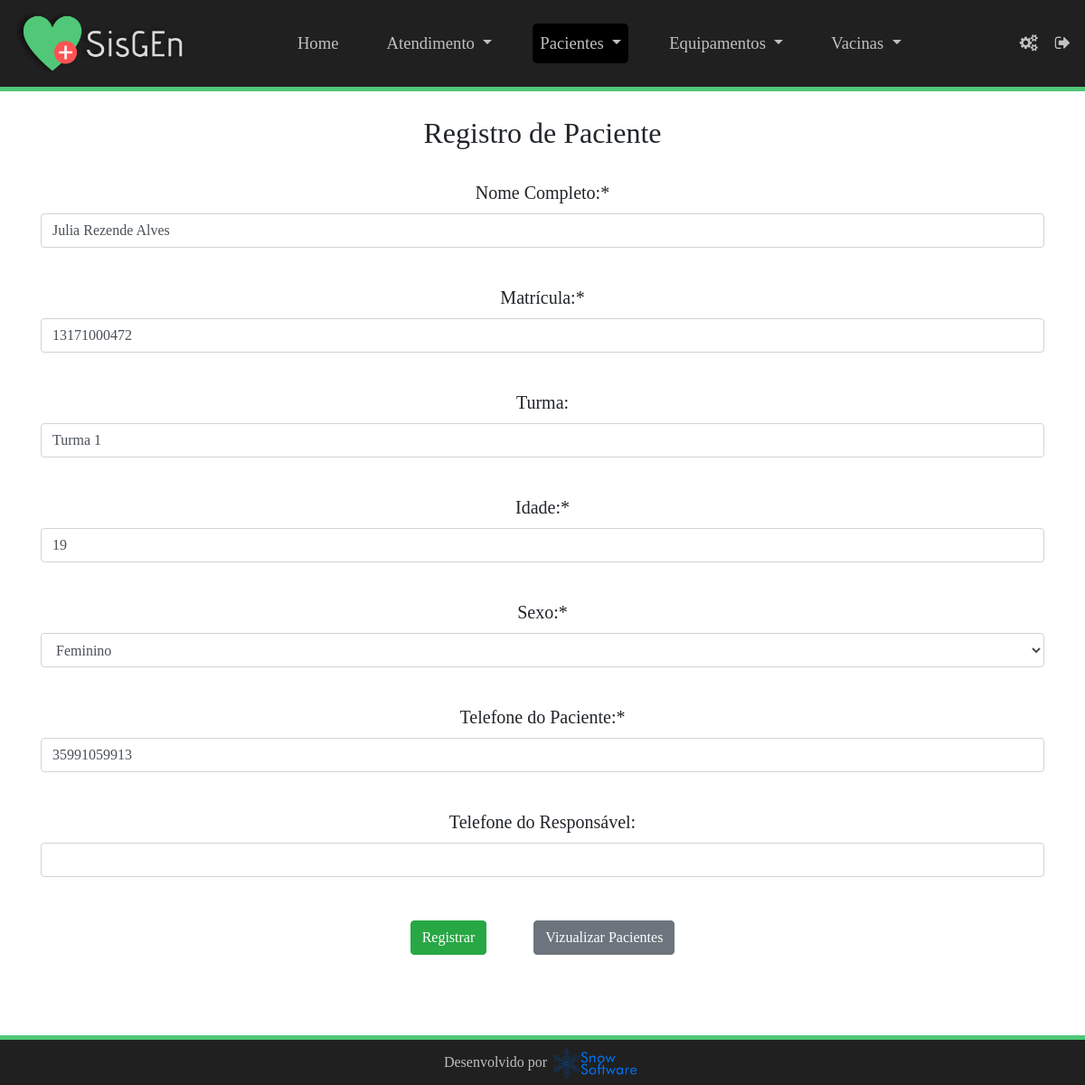
Screenshot of /editar-paciente/2 (signed in) with the database file from the repository.
### sisgen/models.py (models this page shows, shortened)
class Paciente(models.Model):
    SEXO_CHOICES = [
        ["F", "Feminino"],
        ["M", "Masculino"],
        ["N", "Nenhuma das opções"]
    ]
    nomePaciente = models.CharField(max_length=50, verbose_name='Nome Completo:')
    matriculaPaciente = models.CharField(max_length=20, verbose_name='Matrícula:')
    turmaPaciente = models.CharField(max_length=20, verbose_name='Turma:', blank=True)
    idadePaciente = models.IntegerField(verbose_name='Idade:')
    sexoPaciente = models.CharField(max_length=1, choices=SEXO_CHOICES, default="F", verbose_name='Sexo:')
    telefonePaciente = models.CharField(max_length=20, verbose_name='Telefone do Paciente:')
    telefoneResponsavelPaciente = models.CharField(max_length=20, verbose_name='Telefone do Responsável:', blank=True)

### sisgen/views.py (the view)
# urls.py: path('editar-paciente/<int:pk>', views.PacienteUpdate.as_view(), name='paciente_edit'),
class PacienteUpdate(UpdateView):
    model = Paciente
    fields = ['nomePaciente', 'matriculaPaciente', 'turmaPaciente', 'idadePaciente', 'sexoPaciente', 'telefonePaciente', 'telefoneResponsavelPaciente']
    success_url = reverse_lazy('paciente_list')

### sisgen/templates/sisgen/paciente_form.html (shortened to what this page needs)
<!DOCTYPE html>
<html lang="pt-br">
{% load static %}
{% load crispy_forms_tags %}
  <head>
    <link rel="stylesheet" href="https://stackpath.bootstrapcdn.com/font-awesome/4.7.0/css/font-awesome.min.css">
    <link rel="stylesheet" href="https://stackpath.bootstrapcdn.com/bootstrap/4.3.1/css/bootstrap.min.css">
    <link rel="stylesheet" type="text/css" href="{% static 'sisgen/css/estilo.css' %}">
    <link rel="stylesheet" type="text/css" href="{% static 'sisgen/css/estilo_registros1.css' %}">
  </head>
  <body>
    {% if user.is_authenticated %}
      <nav class="navbar navbar-expand-lg sticky-top" id="divmenu">
        <a class="navbar-brand" href="#" id="logo"><img src="{% static 'sisgen/img/logosisgen.png' %}"/></a>
        <div class="collapse navbar-collapse" id="collapsibleNavbar">
          <ul class="navbar-nav" id="menu" style="margin: auto!important">
            <li class="nav-item px-3">
              <a class="nav-link" href="{% url "index"%}">Home</a>
            </li>
            <li class="nav-item dropdown px-3">
              <a class="nav-link dropdown-toggle" href="atendimento1.html" id="navbarDropdown" role="button" data-toggle="dropdown" aria-haspopup="true" aria-expanded="false">
                Atendimento
              </a>
            </li>
            <li class="nav-item dropdown px-3">
              <a class="nav-link dropdown-toggle active" href="paciente1.html" id="navbarDropdown" role="button" data-toggle="dropdown" aria-haspopup="true" aria-expanded="false">
                Pacientes
              </a>
            </li>
            <li class="nav-item dropdown px-3">
              <a class="nav-link dropdown-toggle" href="equipamento1.html" id="navbarDropdown" role="button" data-toggle="dropdown" aria-haspopup="true" aria-expanded="false">
                Equipamentos
              </a>
            </li>
            <li class="nav-item dropdown px-3">
              <a class="nav-link dropdown-toggle" href="vacina1.html" id="navbarDropdown" role="button" data-toggle="dropdown" aria-haspopup="true" aria-expanded="false">
                Vacinas
              </a>
            </li>
          </ul>
          <a href="{% url 'alterar-senha'%}" id="login" data-toggle="tooltip" data-placement="bottom" title="Alterar Senha"><span class="fa fa-cogs mx-1"></span></a>
          <a href="{% url 'logout'%}" id="login" data-toggle="tooltip" data-placement="bottom" title="Logout"><span class="fa fa-sign-out mx-1w"></span></a>
        </div>
      </nav>
      <div style="width: 100%; height: 5px; background-color: #50c878; position: fixed; z-index: 1;"></div>
      <div class="container text-center mt-2 mb-5"><br/>
        <h2>Registro de Paciente</h2><br/>
        <form method="post" action="">
          <div class="form-group ">
            <div class="fieldWrapper form-group">
            {{ form.nomePaciente|as_crispy_field }}
            </div><br/>
            <div class="fieldWrapper">
            {{ form.matriculaPaciente|as_crispy_field }}
            </div><br/>
            <div class="fieldWrapper">
            {{ form.turmaPaciente|as_crispy_field }}
            </div><br/>
            <div class="fieldWrapper">
            {{ form.idadePaciente|as_crispy_field }}
            </div><br/>
            <div class="fieldWrapper">
            {{ form.sexoPaciente|as_crispy_field }}
            </div><br/>
            <div class="fieldWrapper">
            {{ form.telefonePaciente|as_crispy_field }}
            </div><br/>
            <div class="fieldWrapper">
            {{ form.telefoneResponsavelPaciente|as_crispy_field }}
            </div>
            <div id="bt" align="center" class="my-5">
              <input type="submit" class="btn btn-success mx-4" name="btnRegistrar" id="btnRegistrar" value="Registrar" />
              <a  href="{% url "paciente_list"%}" class="btn btn-secondary mx-4" name="btnVisualizar" id="btnVisualizar">Vizualizar Pacientes</a>
            </div>
          </div>
        </form><br/>
      </div><br/>
      <div style="width: 100%; height: 5px; background-color: #50c878; position: fixed; bottom: 50px;"></div>
      <footer class="footer fixed-bottom p-2">
        <div class="container-fluid text-center">
          <p>Desenvolvido por </p> <img src="{% static 'sisgen/img/logo.png' %}"/>
        </div>
      </footer>
    {% else %}
      <script type="text/javascript">
        window.location.href='{% url "login"%}';
      </script>
    {% endif %}
  </body>
  </body>
</html>

### sisgen/static/sisgen/css/estilo.css (style rules this page uses)
body { font-family: 'Gotham'; }
body nav#divmenu { background-color: #202020; }
body nav#divmenu div a#login { font-size: 14pt; color: #c0c0c0; position: relative; margin-left: 15px; text-decoration: none; }
body nav#divmenu a#logo img { width: 190px; }
body nav#divmenu div ul li { margin-right: 5px; font-size: 14pt; }
body nav#divmenu div ul#menu li a { color: #c0c0c0; border-radius: 5px; }
body nav#divmenu div ul#menu li a.active { background-color: black; }
footer { color: #c0c0c0; background-color: #202020; position: relative; height: 50px; width: 100%; }
footer div { font-size: 12pt; }
footer div p { display: inline-block; }
footer div img { width: 100px; }

### sisgen/static/sisgen/css/estilo_registros1.css (style rules this page uses)
body div form div label { font-size: 20px; }

### rows the page displays
Paciente: nomePaciente "Julia Rezende Alves", matriculaPaciente "13171000472", turmaPaciente "Turma 1", idadePaciente "19", sexoPaciente "Feminino", telefonePaciente "35991059913"
